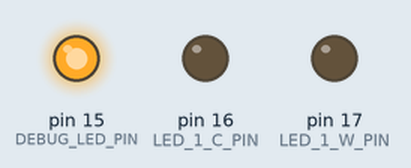
Bench run of a sketch on a simulated Arduino Uno, built with avr-gcc and run on an emulated ATmega328P. On the bench: output pins drawn as LEDs (lit = HIGH).

Above: at 0.2 s.
At 1.7 s:
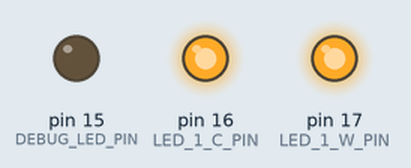
Timing chart, 0 to 3.0 s (numbered marks = the images above):
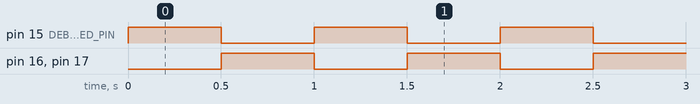

The sketch:

ledstrip_driver.ino
```cpp
#define DEBUG_LED_PIN 15
#define LED_1_W_PIN 17
#define LED_1_C_PIN 16

void setup() {
  pinMode(LED_1_W_PIN, OUTPUT);
  digitalWrite(LED_1_W_PIN, LOW);
  pinMode(LED_1_C_PIN, OUTPUT);
  digitalWrite(LED_1_C_PIN, LOW);

  pinMode(DEBUG_LED_PIN, OUTPUT);
  digitalWrite(DEBUG_LED_PIN, LOW);
}

void loop() {
  digitalWrite(DEBUG_LED_PIN, HIGH);
  digitalWrite(LED_1_W_PIN, LOW);
  digitalWrite(LED_1_C_PIN, LOW);
  delay(500);
  digitalWrite(DEBUG_LED_PIN, LOW);
  digitalWrite(LED_1_W_PIN, HIGH);
  digitalWrite(LED_1_C_PIN, HIGH);
  delay(500);
}
```

Measured:
- by itself, pin 15 (DEBUG_LED_PIN), pin 16 (LED_1_C_PIN), pin 17 (LED_1_W_PIN): alternates HIGH for 0.50 s and LOW for 0.50 s
